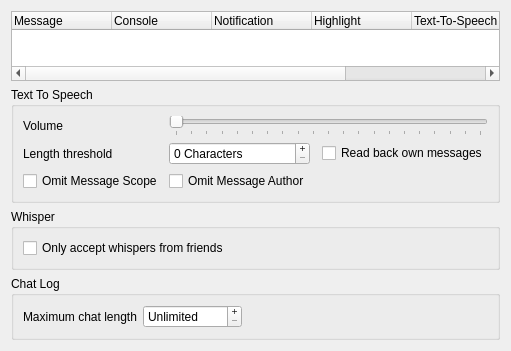
<?xml version="1.0" encoding="UTF-8"?>
<ui version="4.0">
 <class>LogConfig</class>
 <widget class="QWidget" name="LogConfig">
  <property name="geometry">
   <rect>
    <x>0</x>
    <y>0</y>
    <width>446</width>
    <height>334</height>
   </rect>
  </property>
  <property name="windowTitle">
   <string>Messages</string>
  </property>
  <layout class="QVBoxLayout">
   <item>
    <widget class="QTreeWidget" name="qtwMessages">
     <property name="alternatingRowColors">
      <bool>true</bool>
     </property>
     <property name="selectionMode">
      <enum>QAbstractItemView::SingleSelection</enum>
     </property>
     <property name="rootIsDecorated">
      <bool>false</bool>
     </property>
     <property name="uniformRowHeights">
      <bool>true</bool>
     </property>
     <property name="itemsExpandable">
      <bool>false</bool>
     </property>
     <column>
      <property name="text">
       <string>Message</string>
      </property>
     </column>
     <column>
      <property name="text">
       <string>Console</string>
      </property>
     </column>
     <column>
      <property name="text">
       <string>Notification</string>
      </property>
     </column>
     <column>
      <property name="text">
       <string>Highlight</string>
      </property>
     </column>
     <column>
      <property name="text">
       <string>Text-To-Speech</string>
      </property>
     </column>
     <column>
      <property name="text">
       <string>Soundfile</string>
      </property>
     </column>
     <column>
      <property name="text">
       <string>Path</string>
      </property>
     </column>
    </widget>
   </item>
   <item>
    <widget class="QGroupBox" name="qgbTTS">
     <property name="title">
      <string>Text To Speech</string>
     </property>
     <layout class="QGridLayout">
      <item row="0" column="0">
       <widget class="QLabel" name="qlVolume">
        <property name="text">
         <string>Volume</string>
        </property>
        <property name="buddy">
         <cstring>qsVolume</cstring>
        </property>
       </widget>
      </item>
      <item row="0" column="1" colspan="3">
       <widget class="QSlider" name="qsVolume">
        <property name="toolTip">
         <string>Volume of Text-To-Speech Engine</string>
        </property>
        <property name="whatsThis">
         <string>&lt;b&gt;This is the volume used for the speech synthesis.&lt;/b&gt;</string>
        </property>
        <property name="maximum">
         <number>100</number>
        </property>
        <property name="singleStep">
         <number>5</number>
        </property>
        <property name="pageStep">
         <number>20</number>
        </property>
        <property name="orientation">
         <enum>Qt::Horizontal</enum>
        </property>
        <property name="tickPosition">
         <enum>QSlider::TicksBelow</enum>
        </property>
        <property name="tickInterval">
         <number>5</number>
        </property>
       </widget>
      </item>
      <item row="1" column="0">
       <widget class="QLabel" name="qlThreshold">
        <property name="text">
         <string>Length threshold</string>
        </property>
        <property name="buddy">
         <cstring>qsbThreshold</cstring>
        </property>
       </widget>
      </item>
      <item row="1" column="1">
       <widget class="QSpinBox" name="qsbThreshold">
        <property name="toolTip">
         <string>Message length threshold for Text-To-Speech Engine</string>
        </property>
        <property name="whatsThis">
         <string>&lt;b&gt;This is the length threshold used for the Text-To-Speech Engine.&lt;/b&gt;&lt;br /&gt;Messages longer than this limit will not be read aloud in their full length.</string>
        </property>
        <property name="buttonSymbols">
         <enum>QAbstractSpinBox::PlusMinus</enum>
        </property>
        <property name="suffix">
         <string> Characters</string>
        </property>
        <property name="maximum">
         <number>5000</number>
        </property>
        <property name="singleStep">
         <number>10</number>
        </property>
       </widget>
      </item>
      <item row="1" column="3">
       <widget class="QCheckBox" name="qcbReadBackOwn">
        <property name="toolTip">
         <string>If enabled text messages you send will be read back to you with TTS</string>
        </property>
        <property name="text">
         <string>Read back own messages</string>
        </property>
       </widget>
      </item>
      <item row="2" column="0">
       <widget class="QCheckBox" name="qcbNoScope">
        <property name="toolTip">
         <string>If enabled TTS messages will not say (scope) before message</string>
        </property>
        <property name="text">
         <string>Omit Message Scope</string>
        </property>
       </widget>
      </item>
      <item row="2" column="1">
       <widget class="QCheckBox" name="qcbNoAuthor">
        <property name="toolTip">
         <string>If enabled TTS will not dictate who the message author</string>
        </property>
        <property name="text">
         <string>Omit Message Author</string>
        </property>
       </widget>
      </item>
     </layout>
    </widget>
   </item>
   <item>
    <widget class="QGroupBox" name="qgbWhisper">
     <property name="title">
      <string>Whisper</string>
     </property>
     <layout class="QVBoxLayout" name="verticalLayout">
      <item>
       <widget class="QCheckBox" name="qcbWhisperFriends">
        <property name="toolTip">
         <string>If checked you will only hear whispers from users you added to your friend list.</string>
        </property>
        <property name="text">
         <string>Only accept whispers from friends</string>
        </property>
       </widget>
      </item>
     </layout>
    </widget>
   </item>
   <item>
    <widget class="QGroupBox" name="qgbMaxBlocks">
     <property name="title">
      <string>Chat Log</string>
     </property>
     <layout class="QGridLayout" name="_2">
      <item row="0" column="0">
       <widget class="QLabel" name="qlMaxBlocks">
        <property name="text">
         <string>Maximum chat length</string>
        </property>
       </widget>
      </item>
      <item row="0" column="1">
       <widget class="QSpinBox" name="qsbMaxBlocks">
        <property name="buttonSymbols">
         <enum>QAbstractSpinBox::PlusMinus</enum>
        </property>
        <property name="specialValueText">
         <string>Unlimited</string>
        </property>
        <property name="suffix">
         <string> Lines</string>
        </property>
        <property name="maximum">
         <number>1000000</number>
        </property>
        <property name="singleStep">
         <number>100</number>
        </property>
       </widget>
      </item>
      <item row="0" column="2">
       <spacer name="horizontalSpacer">
        <property name="orientation">
         <enum>Qt::Horizontal</enum>
        </property>
        <property name="sizeHint" stdset="0">
         <size>
          <width>8</width>
          <height>16</height>
         </size>
        </property>
       </spacer>
      </item>
     </layout>
    </widget>
   </item>
  </layout>
 </widget>
 <resources/>
 <connections/>
</ui>
